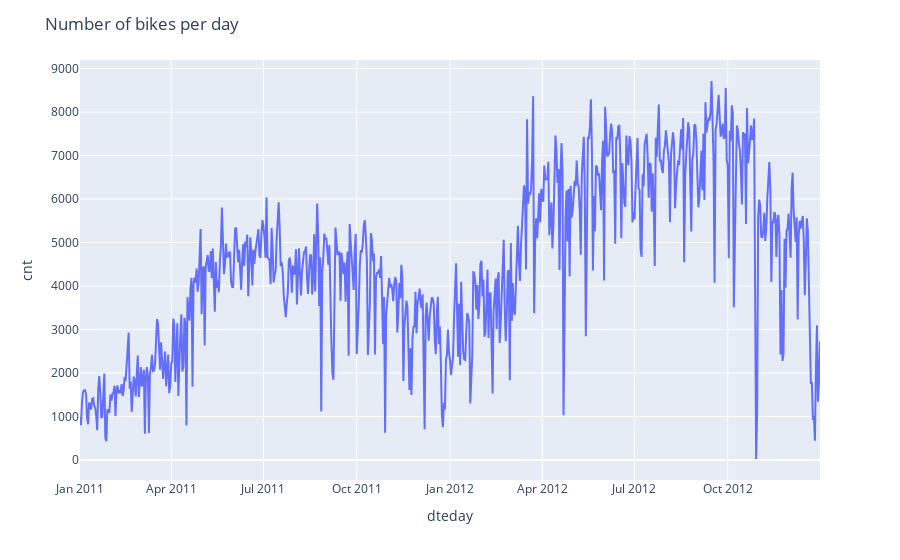

Source (notebook cell):
### Code cell
fig = px.line(df_daily, x=df_daily.index, y='cnt')
fig.update_layout(title='Number of bikes per day')
fig.show()

### Figure 1 — Plotly figure (JSON) as saved in the notebook; plotly's stock layout.template omitted (floating-point values rounded to 4 significant figures; data arrays with more than 128 entries replaced by an {"elided": "..."} marker saying what was removed)
{"data": [{"hovertemplate": "dteday=%{x}<br>cnt=%{y}<extra></extra>", "legendgroup": "", "line": {"color": "#636efa", "dash": "solid"}, "mode": "lines", "name": "", "orientation": "v", "showlegend": false, "type": "scatter", "x": {"elided": "731 str values"}, "xaxis": "x", "y": {"elided": "731 int values"}, "yaxis": "y"}], "layout": {"legend": {"tracegroupgap": 0}, "margin": {"t": 60}, "title": {"text": "Number of bikes per day"}, "xaxis": {"anchor": "y", "domain": [0, 1], "title": {"text": "dteday"}}, "yaxis": {"anchor": "x", "domain": [0, 1], "title": {"text": "cnt"}}}}
